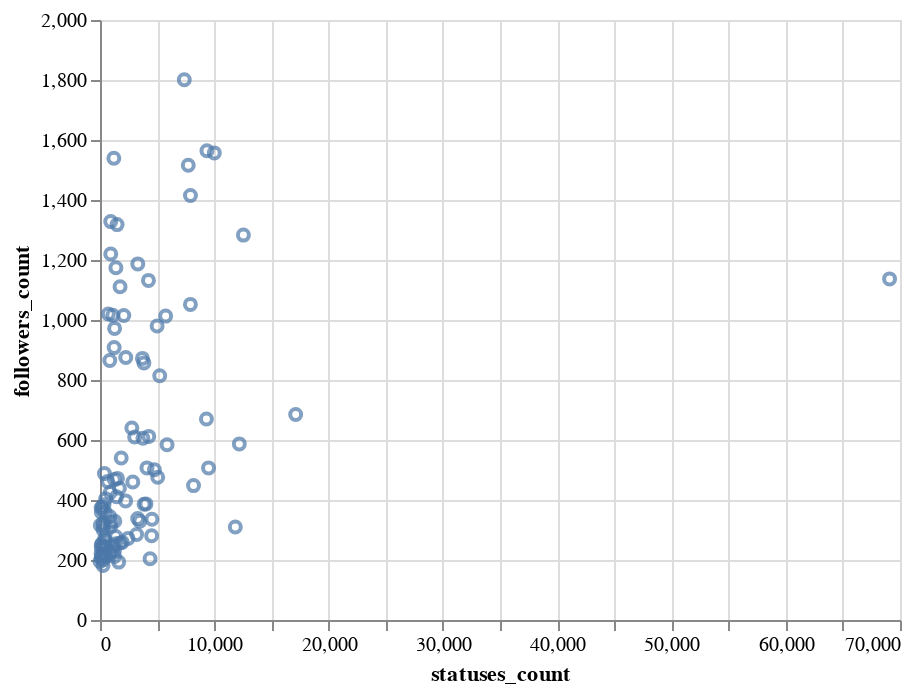

The cell this chart's notebook holds for it:
### Markdown cell above
#### Point mark

### Code cell
tweets_chart = alt.Chart(df).mark_point().encode(
    x='statuses_count',
    y='followers_count',
)
tweets_chart

### Figure 1 — Vega-Lite specification as saved in the notebook (floating-point values rounded to 4 significant figures)
{"$schema": "https://vega.github.io/schema/vega-lite/v2.6.0.json", "config": {"view": {"height": 300, "width": 400}}, "data": {"name": "data-0b202bd1b920000fec15f194ff2158f9"}, "datasets": {"data-0b202bd1b920000fec15f194ff2158f9": [{"created_at": "2010-02-10 00:28:15+00:00", "days_registered": 3119, "favourites_count": 5455, "followers_count": 872, "friends_count": 2567, "listed_count": 29, "name": "Bede Constantinides", "screen_name": "beconstant", "statuses_count": 3711}, {"created_at": "2009-02-15 10:20:25+00:00", "days_registered": 3479, "favourites_count": 319, "followers_count": 243, "friends_count": 450, "listed_count": 6, "name": "Sean Löfgren", "screen_name": "seanBE", "statuses_count": 326}, {"created_at": "2010-11-14 20:49:26+00:00", "days_registered": 2842, "favourites_count": 1211, "followers_count": 213, "friends_count": 1278, "listed_count": 5, "name": "Abdullah Binthunaiyan", "screen_name": "anthenaian", "statuses_count": 536}, {"created_at": "2008-04-13 13:05:06+00:00", "days_registered": 3787, "favourites_count": 2060, "followers_count": 1564, "friends_count": 1020, "listed_count": 132, "name": "Stéphane Wirtel", "screen_name": "matrixise", "statuses_count": 9357}, {"created_at": "2011-01-01 20:33:21+00:00", "days_registered": 2794, "favourites_count": 947, "followers_count": 345, "friends_count": 1000, "listed_count": 57, "name": "Serguei Mikhailov", "screen_name": "cadastreng", "statuses_count": 856}, {"created_at": "2009-06-11 17:50:10+00:00", "days_registered": 3363, "favourites_count": 274, "followers_count": 359, "friends_count": 230, "listed_count": 1, "name": "Mike Davies", "screen_name": "britzerland", "statuses_count": 114}, {"created_at": "2016-08-31 12:31:39+00:00", "days_registered": 725, "favourites_count": 6137, "followers_count": 272, "friends_count": 674, "listed_count": 9, "name": "Claudia Millán", "screen_name": "cheshireminima", "statuses_count": 2458}, {"created_at": "2015-01-21 08:45:20+00:00", "days_registered": 1313, "favourites_count": 518, "followers_count": 323, "friends_count": 580, "listed_count": 60, "name": "VendorMach", "screen_name": "Vendormach", "statuses_count": 272}, {"created_at": "2010-07-19 05:03:33+00:00", "days_registered": 2960, "favourites_count": 258, "followers_count": 606, "friends_count": 465, "listed_count": 32, "name": "Kshitij Maurya", "screen_name": "KshitijMaurya", "statuses_count": 3756}, {"created_at": "2015-04-01 11:21:20+00:00", "days_registered": 1243, "favourites_count": 1614, "followers_count": 404, "friends_count": 1283, "listed_count": 36, "name": "Stefan Zimmermann", "screen_name": "zimmermanncode", "statuses_count": 493}, {"created_at": "2007-03-24 14:26:47+00:00", "days_registered": 4173, "favourites_count": 6527, "followers_count": 1052, "friends_count": 1638, "listed_count": 93, "name": "Daniel Kershaw", "screen_name": "danjamker", "statuses_count": 7912}, {"created_at": "2011-10-26 00:32:30+00:00", "days_registered": 2496, "favourites_count": 37, "followers_count": 472, "friends_count": 4859, "listed_count": 20, "name": "Occhiomondo", "screen_name": "occhiomondo", "statuses_count": 1530}, {"created_at": "2011-07-22 04:44:50+00:00", "days_registered": 2592, "favourites_count": 2455, "followers_count": 507, "friends_count": 671, "listed_count": 46, "name": "Luis San Martin", "screen_name": "pathcl", "statuses_count": 9497}, {"created_at": "2011-05-31 21:31:41+00:00", "days_registered": 2644, "favourites_count": 967, "followers_count": 207, "friends_count": 896, "listed_count": 3, "name": "Joshua Lobo", "screen_name": "boreas_cryo", "statuses_count": 105}, {"created_at": "2013-11-12 08:39:54+00:00", "days_registered": 1748, "favourites_count": 722, "followers_count": 425, "friends_count": 395, "listed_count": 28, "name": "Jacob Tomlinson", "screen_name": "_JacobTomlinson", "statuses_count": 897}, {"created_at": "2012-03-01 06:26:38+00:00", "days_registered": 2369, "favourites_count": 433, "followers_count": 182, "friends_count": 336, "listed_count": 7, "name": "Ankur Ankan", "screen_name": "AnkurAnkan", "statuses_count": 267}, {"created_at": "2008-07-19 18:58:52+00:00", "days_registered": 3690, "favourites_count": 5623, "followers_count": 1013, "friends_count": 3222, "listed_count": 258, "name": "Scott Edwards", "screen_name": "scottedwards200", "statuses_count": 5745}, {"created_at": "2011-11-19 09:25:18+00:00", "days_registered": 2472, "favourites_count": 401, "followers_count": 272, "friends_count": 477, "listed_count": 18, "name": "Anita Schürch", "screen_name": "AnitaSchurch", "statuses_count": 408}, {"created_at": "2015-10-28 22:09:28+00:00", "days_registered": 1033, "favourites_count": 1604, "followers_count": 468, "friends_count": 515, "listed_count": 24, "name": "Isabel Castanho", "screen_name": "isabelscst", "statuses_count": 1256}, {"created_at": "2010-06-27 17:19:35+00:00", "days_registered": 2982, "favourites_count": 585, "followers_count": 865, "friends_count": 4155, "listed_count": 42, "name": "Mark kidde", "screen_name": "romeomarkk", "statuses_count": 856}, {"created_at": "2011-04-23 00:38:57+00:00", "days_registered": 2682, "favourites_count": 393, "followers_count": 204, "friends_count": 451, "listed_count": 6, "name": "Leonardo Jofré Flor", "screen_name": "leonardojofre", "statuses_count": 4381}, {"created_at": "2013-07-05 13:13:38+00:00", "days_registered": 1878, "favourites_count": 88, "followers_count": 222, "friends_count": 667, "listed_count": 22, "name": "Gaspar Brogueira", "screen_name": "GasparBrogueira", "statuses_count": 91}, {"created_at": "2016-07-20 09:44:59+00:00", "days_registered": 767, "favourites_count": 455, "followers_count": 250, "friends_count": 117, "listed_count": 11, "name": "Julien Le Sommer", "screen_name": "jlesommer", "statuses_count": 103}, {"created_at": "2014-06-14 00:47:21+00:00", "days_registered": 1534, "favourites_count": 9783, "followers_count": 507, "friends_count": 4245, "listed_count": 101, "name": "Beth was @PyCon 😆🐍", "screen_name": "bethahdc3", "statuses_count": 4108}, {"created_at": "2011-04-11 12:12:53+00:00", "days_registered": 2694, "favourites_count": 1414, "followers_count": 301, "friends_count": 1021, "listed_count": 10, "name": "Juan", "screen_name": "JnEsZ", "statuses_count": 273}, {"created_at": "2007-09-09 23:03:19+00:00", "days_registered": 4004, "favourites_count": 1984, "followers_count": 610, "friends_count": 964, "listed_count": 55, "name": "Lapsa-Malawski", "screen_name": "munhitsu", "statuses_count": 3032}, {"created_at": "2014-06-22 17:46:39+00:00", "days_registered": 1526, "favourites_count": 1001, "followers_count": 397, "friends_count": 402, "listed_count": 141, "name": "Nicolas Schmelling", "screen_name": "DerSchmelling", "statuses_count": 2240}, {"created_at": "2010-03-24 18:54:52+00:00", "days_registered": 3077, "favourites_count": 114, "followers_count": 219, "friends_count": 617, "listed_count": 1, "name": "Rit De", "screen_name": "ritde1", "statuses_count": 311}, {"created_at": "2008-04-01 15:01:43+00:00", "days_registered": 3799, "favourites_count": 629, "followers_count": 1187, "friends_count": 780, "listed_count": 140, "name": "Peter Hoffmann", "screen_name": "peterhoffmann", "statuses_count": 3307}, {"created_at": "2012-05-26 20:25:57+00:00", "days_registered": 2283, "favourites_count": 55, "followers_count": 212, "friends_count": 2469, "listed_count": 0, "name": "Jonathan Tecwyn", "screen_name": "txwyn", "statuses_count": 125}, {"created_at": "2009-01-21 01:26:14+00:00", "days_registered": 3504, "favourites_count": 1386, "followers_count": 814, "friends_count": 2233, "listed_count": 33, "name": "Matias Valdenegro 🐧", "screen_name": "mvaldenegro", "statuses_count": 5225}, {"created_at": "2016-09-08 18:50:13+00:00", "days_registered": 717, "favourites_count": 3897, "followers_count": 240, "friends_count": 1912, "listed_count": 3, "name": "Camel3", "screen_name": "8kazu3", "statuses_count": 115}, {"created_at": "2008-12-13 16:31:46+00:00", "days_registered": 3543, "favourites_count": 1064, "followers_count": 1015, "friends_count": 636, "listed_count": 81, "name": "Tillmann Eitelberg", "screen_name": "_Tillmann", "statuses_count": 2082}, {"created_at": "2009-08-12 22:54:56+00:00", "days_registered": 3301, "favourites_count": 79, "followers_count": 201, "friends_count": 1213, "listed_count": 21, "name": "iTrendOn", "screen_name": "iTrendOn", "statuses_count": 295}, {"created_at": "2010-07-02 15:46:59+00:00", "days_registered": 2977, "favourites_count": 98183, "followers_count": 1137, "friends_count": 1924, "listed_count": 6, "name": "Jo Zep", "screen_name": "peppujool", "statuses_count": 69087}, {"created_at": "2017-04-12 08:09:58+00:00", "days_registered": 501, "favourites_count": 1, "followers_count": 195, "friends_count": 4210, "listed_count": 4, "name": "Prabhakar", "screen_name": "_dsprabhakar", "statuses_count": 0}, {"created_at": "2010-07-06 16:36:45+00:00", "days_registered": 2973, "favourites_count": 189, "followers_count": 247, "friends_count": 1912, "listed_count": 1, "name": "Pettern", "screen_name": "knpetter", "statuses_count": 1208}, {"created_at": "2011-04-05 23:55:34+00:00", "days_registered": 2700, "favourites_count": 1365, "followers_count": 972, "friends_count": 294, "listed_count": 63, "name": "Marc Garcia", "screen_name": "datapythonista", "statuses_count": 1278}, {"created_at": "2013-07-20 20:14:58+00:00", "days_registered": 1863, "favourites_count": 1463, "followers_count": 908, "friends_count": 1215, "listed_count": 58, "name": "Michael Bossetta", "screen_name": "MichaelBossetta", "statuses_count": 1239}, {"created_at": "2009-02-10 22:44:33+00:00", "days_registered": 3484, "favourites_count": 99, "followers_count": 875, "friends_count": 296, "listed_count": 60, "name": "Tucson Python", "screen_name": "TuPLE", "statuses_count": 2255}, {"created_at": "2009-06-20 16:29:29+00:00", "days_registered": 3354, "favourites_count": 4645, "followers_count": 285, "friends_count": 381, "listed_count": 83, "name": "pentulohryz", "screen_name": "pythonrulez", "statuses_count": 3203}, {"created_at": "2011-01-28 22:44:42+00:00", "days_registered": 2767, "favourites_count": 151, "followers_count": 228, "friends_count": 1339, "listed_count": 27, "name": "Mike S", "screen_name": "more_data", "statuses_count": 911}, {"created_at": "2009-10-30 15:40:24+00:00", "days_registered": 3222, "favourites_count": 601, "followers_count": 278, "friends_count": 588, "listed_count": 2, "name": "Ashwin Vishnu", "screen_name": "ashwinvis", "statuses_count": 1373}, {"created_at": "2009-01-26 16:44:29+00:00", "days_registered": 3499, "favourites_count": 37149, "followers_count": 1557, "friends_count": 3099, "listed_count": 220, "name": "Alberto Labarga", "screen_name": "alabarga", "statuses_count": 10001}, {"created_at": "2009-11-12 20:43:04+00:00", "days_registered": 3209, "favourites_count": 10, "followers_count": 1020, "friends_count": 3165, "listed_count": 38, "name": "Sundeep Teki", "screen_name": "sundeepteki", "statuses_count": 728}, {"created_at": "2009-09-01 10:43:34+00:00", "days_registered": 3281, "favourites_count": 4197, "followers_count": 460, "friends_count": 2120, "listed_count": 12, "name": "R Palmer", "screen_name": "rd_palmer", "statuses_count": 2871}, {"created_at": "2010-07-02 04:57:06+00:00", "days_registered": 2977, "favourites_count": 208, "followers_count": 338, "friends_count": 847, "listed_count": 13, "name": "irving", "screen_name": "IrvingProg", "statuses_count": 3296}, {"created_at": "2009-02-04 13:17:30+00:00", "days_registered": 3490, "favourites_count": 1488, "followers_count": 387, "friends_count": 428, "listed_count": 20, "name": "Oleg Prylypko", "screen_name": "prylypko", "statuses_count": 4019}, {"created_at": "2016-11-01 14:32:23+00:00", "days_registered": 663, "favourites_count": 239, "followers_count": 360, "friends_count": 252, "listed_count": 6, "name": "Python Alicante", "screen_name": "python_alc", "statuses_count": 445}, {"created_at": "2009-08-31 09:20:22+00:00", "days_registered": 3282, "favourites_count": 50, "followers_count": 193, "friends_count": 238, "listed_count": 8, "name": "Ahmed Magdy", "screen_name": "ahmed_magdy40", "statuses_count": 1638}, {"created_at": "2009-06-16 12:51:07+00:00", "days_registered": 3358, "favourites_count": 1466, "followers_count": 612, "friends_count": 1069, "listed_count": 37, "name": "Stuart Mumford", "screen_name": "StuartMumford", "statuses_count": 4270}, {"created_at": "2013-04-17 20:55:25+00:00", "days_registered": 1957, "favourites_count": 21042, "followers_count": 1516, "friends_count": 2104, "listed_count": 57, "name": "Yara Sanchez", "screen_name": "yara_elena", "statuses_count": 7724}, {"created_at": "2010-06-30 12:11:11+00:00", "days_registered": 2979, "favourites_count": 1838, "followers_count": 1283, "friends_count": 1975, "listed_count": 145, "name": "David MartínBorregón", "screen_name": "DavidMartinB", "statuses_count": 12549}, {"created_at": "2009-09-11 17:52:15+00:00", "days_registered": 3271, "favourites_count": 459, "followers_count": 462, "friends_count": 2355, "listed_count": 15, "name": "Franco Donati", "screen_name": "FDonati", "statuses_count": 672}, {"created_at": "2009-04-29 07:17:48+00:00", "days_registered": 3406, "favourites_count": 1909, "followers_count": 685, "friends_count": 1717, "listed_count": 199, "name": "steven c shepard", "screen_name": "scshepard", "statuses_count": 17122}, {"created_at": "2011-10-11 15:42:01+00:00", "days_registered": 2511, "favourites_count": 2498, "followers_count": 1132, "friends_count": 4143, "listed_count": 57, "name": "jacopo staiano", "screen_name": "stjaco", "statuses_count": 4241}, {"created_at": "2012-03-13 10:00:23+00:00", "days_registered": 2357, "favourites_count": 311, "followers_count": 221, "friends_count": 419, "listed_count": 34, "name": "Simone Basso", "screen_name": "simbasso", "statuses_count": 901}, {"created_at": "2011-11-22 17:22:43+00:00", "days_registered": 2469, "favourites_count": 191, "followers_count": 263, "friends_count": 954, "listed_count": 9, "name": "Irahan", "screen_name": "irahan_", "statuses_count": 453}, {"created_at": "2012-09-28 07:43:49+00:00", "days_registered": 2158, "favourites_count": 3171, "followers_count": 1801, "friends_count": 3011, "listed_count": 193, "name": "Luc Henry", "screen_name": "heluc", "statuses_count": 7377}, {"created_at": "2011-12-12 11:14:44+00:00", "days_registered": 2449, "favourites_count": 821, "followers_count": 1328, "friends_count": 2182, "listed_count": 109, "name": "Steve Cultrera", "screen_name": "scultrera", "statuses_count": 937}, {"created_at": "2013-07-14 10:56:52+00:00", "days_registered": 1869, "favourites_count": 16095, "followers_count": 439, "friends_count": 4860, "listed_count": 82, "name": "Mathieu Guille", "screen_name": "mathieuguille", "statuses_count": 1699}, {"created_at": "2012-11-24 21:28:57+00:00", "days_registered": 2101, "favourites_count": 7417, "followers_count": 281, "friends_count": 256, "listed_count": 7, "name": "עלמה", "screen_name": "MarcoAlmah", "statuses_count": 4517}, {"created_at": "2013-12-26 18:04:39+00:00", "days_registered": 1704, "favourites_count": 675, "followers_count": 1318, "friends_count": 2180, "listed_count": 51, "name": "chaignc", "screen_name": "chaignc", "statuses_count": 1495}, {"created_at": "2015-05-26 20:46:29+00:00", "days_registered": 1188, "favourites_count": 1978, "followers_count": 326, "friends_count": 1311, "listed_count": 22, "name": "xmn", "screen_name": "xmnlab", "statuses_count": 970}, {"created_at": "2009-04-23 20:21:03+00:00", "days_registered": 3412, "favourites_count": 3639, "followers_count": 1415, "friends_count": 2138, "listed_count": 99, "name": "Joona Lehtomäki", "screen_name": "jlehtoma", "statuses_count": 7915}, {"created_at": "2012-06-26 16:00:36+00:00", "days_registered": 2252, "favourites_count": 6929, "followers_count": 310, "friends_count": 987, "listed_count": 82, "name": "Clément Chastagnol", "screen_name": "HerrDoktorFunk", "statuses_count": 11839}, {"created_at": "2011-03-12 01:48:04+00:00", "days_registered": 2724, "favourites_count": 2186, "followers_count": 336, "friends_count": 723, "listed_count": 37, "name": "Branden Allen", "screen_name": "space_qual", "statuses_count": 4546}, {"created_at": "2017-01-15 13:10:18+00:00", "days_registered": 588, "favourites_count": 8059, "followers_count": 259, "friends_count": 940, "listed_count": 1, "name": "Paweł Gliwny", "screen_name": "GliwnyP", "statuses_count": 1952}, {"created_at": "2012-08-27 14:42:38+00:00", "days_registered": 2190, "favourites_count": 1056, "followers_count": 232, "friends_count": 1050, "listed_count": 5, "name": "Kelch Monteiro", "screen_name": "KelchMonteiro", "statuses_count": 1269}, {"created_at": "2013-08-21 17:57:34+00:00", "days_registered": 1831, "favourites_count": 10314, "followers_count": 587, "friends_count": 1148, "listed_count": 71, "name": "Miloš Miljković", "screen_name": "miishke", "statuses_count": 12192}, {"created_at": "2015-10-09 19:51:03+00:00", "days_registered": 1052, "favourites_count": 954, "followers_count": 1016, "friends_count": 1258, "listed_count": 41, "name": "PyCaribbean", "screen_name": "PyCaribbean", "statuses_count": 1117}, {"created_at": "2010-03-01 22:34:08+00:00", "days_registered": 3100, "favourites_count": 278, "followers_count": 212, "friends_count": 207, "listed_count": 11, "name": "Deanna Hence", "screen_name": "deahence", "statuses_count": 1273}, {"created_at": "2012-06-16 13:54:13+00:00", "days_registered": 2262, "favourites_count": 334, "followers_count": 316, "friends_count": 3696, "listed_count": 2, "name": "Aditthya", "screen_name": "ad137hya", "statuses_count": 23}, {"created_at": "2010-07-12 21:22:30+00:00", "days_registered": 2967, "favourites_count": 860, "followers_count": 386, "friends_count": 813, "listed_count": 40, "name": "Mel Sandells", "screen_name": "mjsandells", "statuses_count": 3856}, {"created_at": "2011-04-28 14:10:01+00:00", "days_registered": 2677, "favourites_count": 2890, "followers_count": 501, "friends_count": 784, "listed_count": 62, "name": "Akim Boyko", "screen_name": "AkimBoyko", "statuses_count": 4759}, {"created_at": "2009-04-13 18:37:02+00:00", "days_registered": 3422, "favourites_count": 3732, "followers_count": 254, "friends_count": 705, "listed_count": 5, "name": "Robin Cole", "screen_name": "robmarkcole", "statuses_count": 1362}, {"created_at": "2014-02-09 06:08:05+00:00", "days_registered": 1659, "favourites_count": 14679, "followers_count": 476, "friends_count": 1634, "listed_count": 14, "name": "Epsilon Haze ⚑", "screen_name": "AlisonStarfox", "statuses_count": 5050}, {"created_at": "2011-10-26 13:47:52+00:00", "days_registered": 2496, "favourites_count": 1, "followers_count": 584, "friends_count": 175, "listed_count": 70, "name": "Konrad Hinsen", "screen_name": "khinsen", "statuses_count": 5869}, {"created_at": "2010-03-26 19:20:29+00:00", "days_registered": 3075, "favourites_count": 1262, "followers_count": 1539, "friends_count": 1080, "listed_count": 38, "name": "Sean Cutler", "screen_name": "cutlersr", "statuses_count": 1212}, {"created_at": "2014-03-31 15:11:40+00:00", "days_registered": 1609, "favourites_count": 1991, "followers_count": 313, "friends_count": 205, "listed_count": 8, "name": "Phil Elson", "screen_name": "pypelson", "statuses_count": 310}, {"created_at": "2008-05-23 09:17:51+00:00", "days_registered": 3747, "favourites_count": 268, "followers_count": 411, "friends_count": 264, "listed_count": 16, "name": "Gijs Molenaar", "screen_name": "gijzelaerr", "statuses_count": 1449}, {"created_at": "2014-07-14 18:35:23+00:00", "days_registered": 1504, "favourites_count": 10338, "followers_count": 857, "friends_count": 879, "listed_count": 144, "name": "(((Valerio Maggio)))", "screen_name": "leriomaggio", "statuses_count": 3841}, {"created_at": "2013-12-10 10:10:36+00:00", "days_registered": 1720, "favourites_count": 576, "followers_count": 329, "friends_count": 512, "listed_count": 23, "name": "jrbanga", "screen_name": "julio_r_banga", "statuses_count": 1297}, {"created_at": "2011-07-05 15:07:49+00:00", "days_registered": 2609, "favourites_count": 207, "followers_count": 1220, "friends_count": 184, "listed_count": 11, "name": "DEMCON", "screen_name": "DEMCON", "statuses_count": 940}, {"created_at": "2011-07-15 15:27:20+00:00", "days_registered": 2599, "favourites_count": 1580, "followers_count": 312, "friends_count": 1198, "listed_count": 34, "name": "Matteo Zuccon", "screen_name": "matteo_zuccon", "statuses_count": 926}, {"created_at": "2012-07-26 12:23:03+00:00", "days_registered": 2222, "favourites_count": 93, "followers_count": 640, "friends_count": 273, "listed_count": 50, "name": "Python North East", "screen_name": "PythonNorthEast", "statuses_count": 2786}, {"created_at": "2014-11-20 09:55:51+00:00", "days_registered": 1375, "favourites_count": 538, "followers_count": 1174, "friends_count": 1847, "listed_count": 89, "name": "Odell Dias", "screen_name": "Odell_Wizard", "statuses_count": 1392}, {"created_at": "2014-04-06 00:23:59+00:00", "days_registered": 1603, "favourites_count": 28, "followers_count": 488, "friends_count": 1441, "listed_count": 34, "name": "Zoomer Analytics", "screen_name": "ZoomerAnalytics", "statuses_count": 387}, {"created_at": "2012-03-16 12:15:37+00:00", "days_registered": 2354, "favourites_count": 973, "followers_count": 540, "friends_count": 2076, "listed_count": 13, "name": "Guillem Duran", "screen_name": "Miau_DB", "statuses_count": 1856}, {"created_at": "2007-06-13 08:55:54+00:00", "days_registered": 4092, "favourites_count": 50, "followers_count": 329, "friends_count": 401, "listed_count": 109, "name": "Cristiano Dal Farra", "screen_name": "crisdalfarra", "statuses_count": 3486}, {"created_at": "2008-05-26 09:22:37+00:00", "days_registered": 3744, "favourites_count": 806, "followers_count": 448, "friends_count": 582, "listed_count": 32, "name": "alonnir", "screen_name": "alonnir", "statuses_count": 8184}, {"created_at": "2009-07-15 07:04:22+00:00", "days_registered": 3329, "favourites_count": 3493, "followers_count": 257, "friends_count": 581, "listed_count": 26, "name": "Sebastien Campion", "screen_name": "sebcampion", "statuses_count": 1772}, {"created_at": "2011-05-03 11:44:38+00:00", "days_registered": 2672, "favourites_count": 423, "followers_count": 384, "friends_count": 400, "listed_count": 20, "name": "Kasia ☕️", "screen_name": "khkaminska", "statuses_count": 352}, {"created_at": "2017-11-29 12:00:27+00:00", "days_registered": 270, "favourites_count": 126, "followers_count": 255, "friends_count": 68, "listed_count": 5, "name": "PyData Edinburgh", "screen_name": "PyDataEdinburgh", "statuses_count": 188}, {"created_at": "2009-05-25 02:11:07+00:00", "days_registered": 3380, "favourites_count": 1209, "followers_count": 980, "friends_count": 285, "listed_count": 94, "name": "Stefan Kasberger", "screen_name": "stefankasberger", "statuses_count": 4997}, {"created_at": "2015-07-08 23:16:35+00:00", "days_registered": 1145, "favourites_count": 2998, "followers_count": 244, "friends_count": 750, "listed_count": 1, "name": "Yunus Emre Belet", "screen_name": "yemrebelet", "statuses_count": 508}, {"created_at": "2009-06-19 12:45:22+00:00", "days_registered": 3355, "favourites_count": 90, "followers_count": 374, "friends_count": 2193, "listed_count": 12, "name": "Mrt Pruvost-Beaurain", "screen_name": "Martin__PB", "statuses_count": 97}, {"created_at": "2010-07-27 07:11:35+00:00", "days_registered": 2952, "favourites_count": 671, "followers_count": 670, "friends_count": 2009, "listed_count": 63, "name": "Balzer82", "screen_name": "Balzer82", "statuses_count": 9313}, {"created_at": "2009-03-01 20:33:59+00:00", "days_registered": 3465, "favourites_count": 13888, "followers_count": 1111, "friends_count": 4440, "listed_count": 58, "name": "Steffen Röcker", "screen_name": "sroecker", "statuses_count": 1755}, {"created_at": "2008-05-18 00:22:35+00:00", "days_registered": 3752, "favourites_count": 91, "followers_count": 376, "friends_count": 454, "listed_count": 30, "name": "Saúl", "screen_name": "definitely", "statuses_count": 191}]}, "encoding": {"x": {"field": "statuses_count", "type": "quantitative"}, "y": {"field": "followers_count", "type": "quantitative"}}, "mark": "point"}
